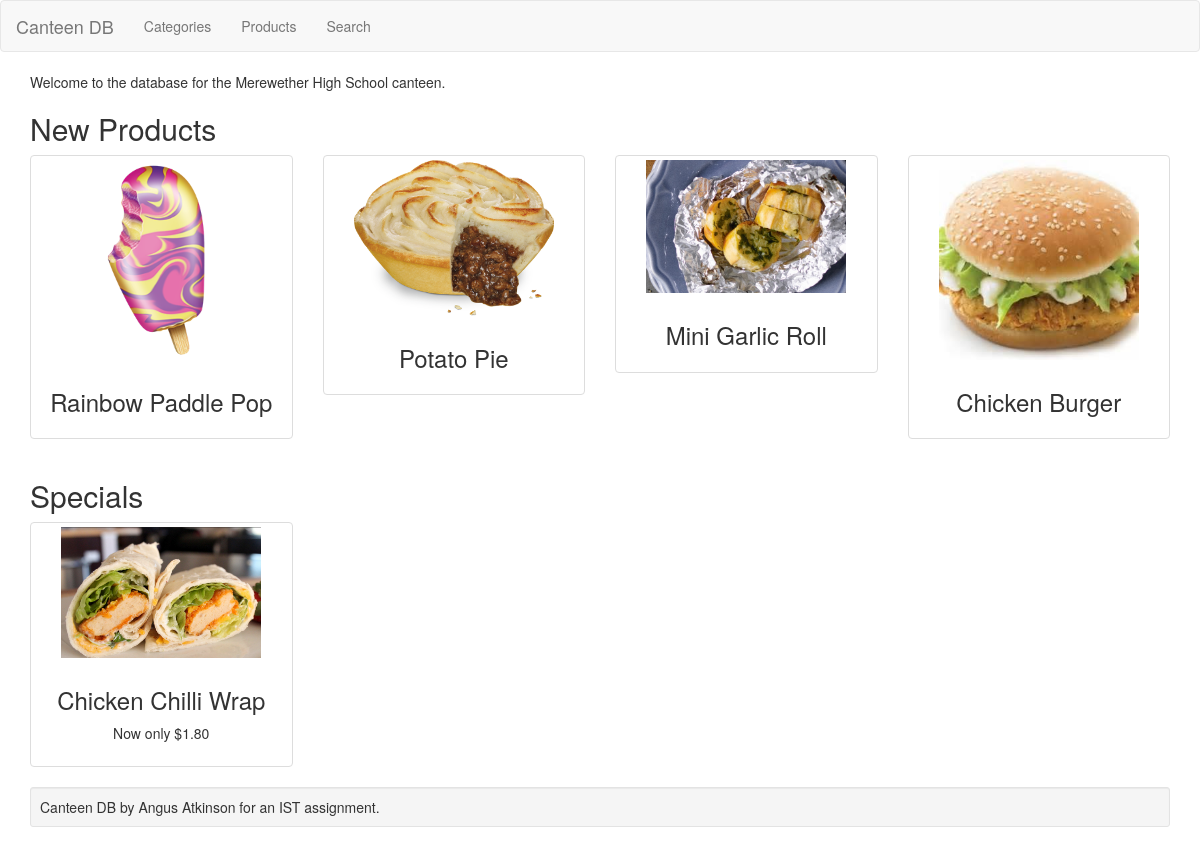
The page / on the database its author committed.
### shoppingapp/models.py (models this page shows, shortened)
class Product(models.Model):
    category = models.ForeignKey(Category)
    product_name = models.CharField(max_length=200)
    thumbnail = models.FilePathField(path=IMAGES_FOLDER, recursive=True)
    price = models.DecimalField(default=0.0, decimal_places=2, max_digits=3)
    rating = models.FloatField(default=2.5)
    stock = models.IntegerField(default=10)
    date_added = models.DateTimeField('date added', default=django.utils.timezone.now)
    special = models.DecimalField(default=0.0, decimal_places=2, max_digits=3)

### shoppingapp/views.py (the view)
# urls.py: url(r'^$', views.index, name='index'),
def index(request):
    newest_products_list = Product.objects.order_by('-date_added')[:4]
    specials_list = Product.objects.filter(special__gt=0.0);
    context = {'newest_products_list': newest_products_list,
               'specials_list': specials_list}
    return render(request, 'shoppingapp/home.html', context)

### shoppingapp/templatetags/mathtag.py (called while the page is built)
@register.tag('math')
def do_math(parser, token):
    tokens = token.split_contents()
    if len(tokens) < 5:
        raise TemplateSyntaxError("'math' tag requires at least 4 arguments")
    expr, as_, var_name = tokens[-3:]
    if re.match(r'^(\'|")', expr):
        expr = expr.strip(expr[0])
    args = []
    for a in tokens[1:-3]:
        if a.find('|') != -1:
            args.append(FilterExpression(a, parser))
        else:
            args.append(Variable(a))
    return MathNode(var_name, expr, args)

    def render(self, context):
        expr = self.expr
        for i, a in enumerate(self.args):
            expr = expr.replace('$%d' % (i + 1), str(a.resolve(context)))
        try:
            result = eval(expr, {"__builtins__": None}, math_safe_dict)
            context[self.var_name] = result
        except:
            pass
        return ''

### shoppingapp/templates/shoppingapp/home.html
{% extends 'shoppingapp/base.html' %}
{% load mathtag %}
{% block content %}
<p>Welcome to the database for the Merewether High School canteen.</p>
<h2>New Products</h2>
<div class="row">
{% for product in newest_products_list %}
  <div class="col-sm-6 col-md-3">
    <a href="#" class="thumbnail">
      <img src="static/shoppingapp/images/{{ product.thumbnail }}" alt="{{ product.product_name }}">
      <div class="caption">
        <h3>{{ product.product_name }}</h3>
      </div>
    </a>
  </div>
{% endfor %}
</div>
{% if specials_list %}
  <h2>Specials</h2>
  <div class="row">
  {% for product in specials_list %}
    <div class="col-sm-6 col-md-3">
      <a href="#" class="thumbnail">
        <img src="static/shoppingapp/images/{{ product.thumbnail }}" alt="{{ product.product_name }}">
        <div class="caption">
          {% math product.special product.price "(1 - $1) * $2" as special_price %}
          <h3>{{ product.product_name }}</h3>
          <p>Now only ${{ special_price|floatformat:"2" }}</p>
        </div>
      </a>
    </div>
  {% endfor %}
  </div>
{% endif %}
{% endblock %}

### shoppingapp/static/shoppingapp/css/style.css (style rules this page uses)
.thumbnail img { max-width: 200px; max-height: 200px; }
.thumbnail .caption { text-align: center; }

### rows shown on the page
Product: thumbnail (picture), product_name "Rainbow Paddle Pop"
Product: thumbnail (picture), product_name "Potato Pie"
Product: thumbnail (picture), product_name "Mini Garlic Roll"
Product: thumbnail (picture), product_name "Chicken Burger"
Product: thumbnail (picture), product_name "Chicken Chilli Wrap", special_price "1.80"
